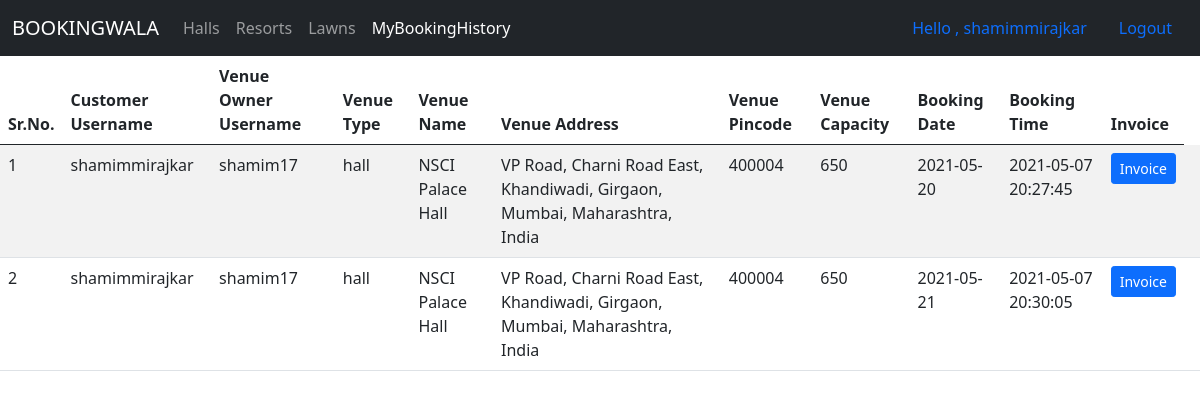
Screenshot of /customerbookings.php (signed in) with the database file from the repository.
### tables this page shows
CREATE TABLE `bookings` (
  `id` int(11) NOT NULL,
  `cusername` varchar(50) NOT NULL,
  `username` varchar(50) NOT NULL,
  `venuetype` varchar(50) NOT NULL,
  `venuename` varchar(50) NOT NULL,
  `venueaddress` text NOT NULL,
  `venuepincode` int(6) NOT NULL,
  `venuecapacity` int(10) NOT NULL,
  `venueprice` int(10) NOT NULL,
  `taxvb` int(10) NOT NULL,
  `totalvb` int(10) NOT NULL,
  `bookingdate` date NOT NULL,
  `timestamp` timestamp NOT NULL DEFAULT current_timestamp()
);

### customerbookings.php (the view, shortened to what this page needs)
<!DOCTYPE html>
<html lang="en">
<head>
    <link href="https://cdn.jsdelivr.net/npm/bootstrap@5.0.0-beta3/dist/css/bootstrap.min.css?v=<?php echo time(); ?>" rel="stylesheet">
</head>
<body>
  <nav class="navbar navbar-expand-lg navbar-dark bg-dark">
    <div class="container-fluid">
      <a class="navbar-brand" href="welcome.php">BOOKINGWALA</a>
      <div class="collapse navbar-collapse" id="navbarSupportedContent">
        <ul class="navbar-nav me-auto mb-2 mb-lg-0">
          <li class="nav-item">
            <a class="nav-link" aria-current="page" href="venuelist.php?venuetype=hall">Halls</a>
          </li>
          <li class="nav-item">
            <a class="nav-link" aria-current="page" href="venuelist.php?venuetype=resort">Resorts</a>
          </li>
          <li class="nav-item">
            <a class="nav-link" aria-current="page" href="venuelist.php?venuetype=lawn">Lawns</a>
          </li>
          <li class="nav-item">
            <a class="nav-link active" aria-current="page" href="customerbookings.php">MyBookingHistory</a>
          </li>
        </ul>
        <li class="nav-item d-flex">
          <a class="nav-link" href="#">Hello , <?php echo $_SESSION['cusername']; ?></a>
          <a class="nav-link" href="logout.php">Logout</a>
        </li>
      </div>
    </div>
  </nav>
<table class="table table-striped">
  <thead>
    <tr>
      <th scope="col">Sr.No.</th>
      <th scope="col">Customer Username</th>
      <th scope="col">Venue Owner Username</th>
      <th scope="col">Venue Type</th>
      <th scope="col">Venue Name</th>
      <th scope="col">Venue Address</th>
      <th scope="col">Venue Pincode</th>
      <th scope="col">Venue Capacity</th>
      <th scope="col">Booking Date</th>
      <th scope="col">Booking Time</th>
      <th scope="col">Invoice</th>
    </tr>
  </thead>
  <tbody>
  <?php
  $cusername=$_SESSION['cusername'];
            include 'database.php';
            $sql = "SELECT * FROM `bookings` where cusername='$cusername'";
            $result = mysqli_query($conn , $sql);
            $sno = 0;
            while($row = mysqli_fetch_assoc($result)){
            $sno = $sno + 1;
            echo "<tr>
            <td>". $sno . "</td>
            <td>". $row['cusername'] . "</td>
            <td>". $row['username'] . "</td>
            <td>". $row['venuetype'] . "</td>
            <td>". $row['venuename'] . "</td>
            <td>". $row['venueaddress'] . "</td>
            <td>". $row['venuepincode'] . "</td>
            <td>". $row['venuecapacity'] . "</td>
            <td>". $row['bookingdate'] . "</td>
            <td>". $row['timestamp'] . "</td>
            <td> <a href='invoicevb.php?timestamp=". $row['timestamp'] . "'><button class='edit btn btn-sm btn-primary'>Invoice</button> <td>
          </tr>";}
        ?>
  </tbody>
</table>
</body>
</html>

### rows the page displays
bookings: cusername "shamimmirajkar", username "shamim17", venuetype "hall", venuename "NSCI Palace Hall", venueaddress "VP Road, Charni Road East, Khandiwadi, Girgaon, Mumbai, Maharashtra, India", venuepincode "400004", venuecapacity "650", bookingdate "2021-05-20", timestamp "2021-05-07 20:27:45"
bookings: cusername "shamimmirajkar", username "shamim17", venuetype "hall", venuename "NSCI Palace Hall", venueaddress "VP Road, Charni Road East, Khandiwadi, Girgaon, Mumbai, Maharashtra, India", venuepincode "400004", venuecapacity "650", bookingdate "2021-05-21", timestamp "2021-05-07 20:30:05"

### other values shown
$_SESSION['cusername'] "shamimmirajkar"
